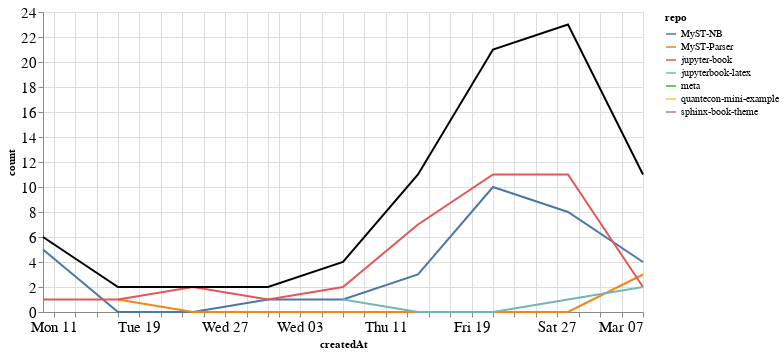

This figure's notebook cell:
### Markdown cell above
### Comments

### Code cell
comments_time = comments.groupby('repo').resample('W', on='createdAt').count()['author'].reset_index()
comments_time = comments_time.rename(columns={'author': 'count'})
comments_time_total = comments_time.groupby('createdAt').agg({"count": "sum"}).reset_index()
ch1 = alt.Chart(comments_time, width=600).mark_line().encode(
    x='createdAt',
    y='count',
    color='repo',
    tooltip="repo"
)

ch2 = alt.Chart(comments_time_total, width=600).mark_line(color="black").encode(
    x='createdAt',
    y='count',
)

ch1 + ch2

### Figure 1 — Vega-Lite specification as saved in the notebook (floating-point values rounded to 4 significant figures)
{"config": {"axisLeft": {"labelFontSize": 15}, "axisBottom": {"labelFontSize": 15}}, "layer": [{"data": {"name": "data-69bdb89dbe291df36fcf5f5fec195a77"}, "mark": "line", "encoding": {"color": {"type": "nominal", "field": "repo"}, "tooltip": {"type": "nominal", "field": "repo"}, "x": {"type": "temporal", "field": "createdAt"}, "y": {"type": "quantitative", "field": "count"}}, "width": 600}, {"data": {"name": "data-9cda45585d69718707133d2044abb3cb"}, "mark": {"type": "line", "color": "black"}, "encoding": {"x": {"type": "temporal", "field": "createdAt"}, "y": {"type": "quantitative", "field": "count"}}, "width": 600}], "$schema": "https://vega.github.io/schema/vega-lite/v4.8.1.json", "datasets": {"data-69bdb89dbe291df36fcf5f5fec195a77": [{"repo": "MyST-NB", "createdAt": "2021-01-10T00:00:00", "count": 5}, {"repo": "MyST-NB", "createdAt": "2021-01-17T00:00:00", "count": 0}, {"repo": "MyST-NB", "createdAt": "2021-01-24T00:00:00", "count": 0}, {"repo": "MyST-NB", "createdAt": "2021-01-31T00:00:00", "count": 1}, {"repo": "MyST-NB", "createdAt": "2021-02-07T00:00:00", "count": 1}, {"repo": "MyST-NB", "createdAt": "2021-02-14T00:00:00", "count": 3}, {"repo": "MyST-NB", "createdAt": "2021-02-21T00:00:00", "count": 10}, {"repo": "MyST-NB", "createdAt": "2021-02-28T00:00:00", "count": 8}, {"repo": "MyST-NB", "createdAt": "2021-03-07T00:00:00", "count": 4}, {"repo": "MyST-Parser", "createdAt": "2021-01-17T00:00:00", "count": 1}, {"repo": "MyST-Parser", "createdAt": "2021-01-24T00:00:00", "count": 0}, {"repo": "MyST-Parser", "createdAt": "2021-01-31T00:00:00", "count": 0}, {"repo": "MyST-Parser", "createdAt": "2021-02-07T00:00:00", "count": 0}, {"repo": "MyST-Parser", "createdAt": "2021-02-14T00:00:00", "count": 0}, {"repo": "MyST-Parser", "createdAt": "2021-02-21T00:00:00", "count": 0}, {"repo": "MyST-Parser", "createdAt": "2021-02-28T00:00:00", "count": 0}, {"repo": "MyST-Parser", "createdAt": "2021-03-07T00:00:00", "count": 3}, {"repo": "jupyter-book", "createdAt": "2021-01-10T00:00:00", "count": 1}, {"repo": "jupyter-book", "createdAt": "2021-01-17T00:00:00", "count": 1}, {"repo": "jupyter-book", "createdAt": "2021-01-24T00:00:00", "count": 2}, {"repo": "jupyter-book", "createdAt": "2021-01-31T00:00:00", "count": 1}, {"repo": "jupyter-book", "createdAt": "2021-02-07T00:00:00", "count": 2}, {"repo": "jupyter-book", "createdAt": "2021-02-14T00:00:00", "count": 7}, {"repo": "jupyter-book", "createdAt": "2021-02-21T00:00:00", "count": 11}, {"repo": "jupyter-book", "createdAt": "2021-02-28T00:00:00", "count": 11}, {"repo": "jupyter-book", "createdAt": "2021-03-07T00:00:00", "count": 2}, {"repo": "jupyterbook-latex", "createdAt": "2021-02-07T00:00:00", "count": 1}, {"repo": "jupyterbook-latex", "createdAt": "2021-02-14T00:00:00", "count": 0}, {"repo": "jupyterbook-latex", "createdAt": "2021-02-21T00:00:00", "count": 0}, {"repo": "jupyterbook-latex", "createdAt": "2021-02-28T00:00:00", "count": 1}, {"repo": "jupyterbook-latex", "createdAt": "2021-03-07T00:00:00", "count": 2}, {"repo": "meta", "createdAt": "2021-02-28T00:00:00", "count": 2}, {"repo": "quantecon-mini-example", "createdAt": "2021-02-14T00:00:00", "count": 1}, {"repo": "sphinx-book-theme", "createdAt": "2021-02-28T00:00:00", "count": 1}], "data-9cda45585d69718707133d2044abb3cb": [{"createdAt": "2021-01-10T00:00:00", "count": 6}, {"createdAt": "2021-01-17T00:00:00", "count": 2}, {"createdAt": "2021-01-24T00:00:00", "count": 2}, {"createdAt": "2021-01-31T00:00:00", "count": 2}, {"createdAt": "2021-02-07T00:00:00", "count": 4}, {"createdAt": "2021-02-14T00:00:00", "count": 11}, {"createdAt": "2021-02-21T00:00:00", "count": 21}, {"createdAt": "2021-02-28T00:00:00", "count": 23}, {"createdAt": "2021-03-07T00:00:00", "count": 11}]}}
